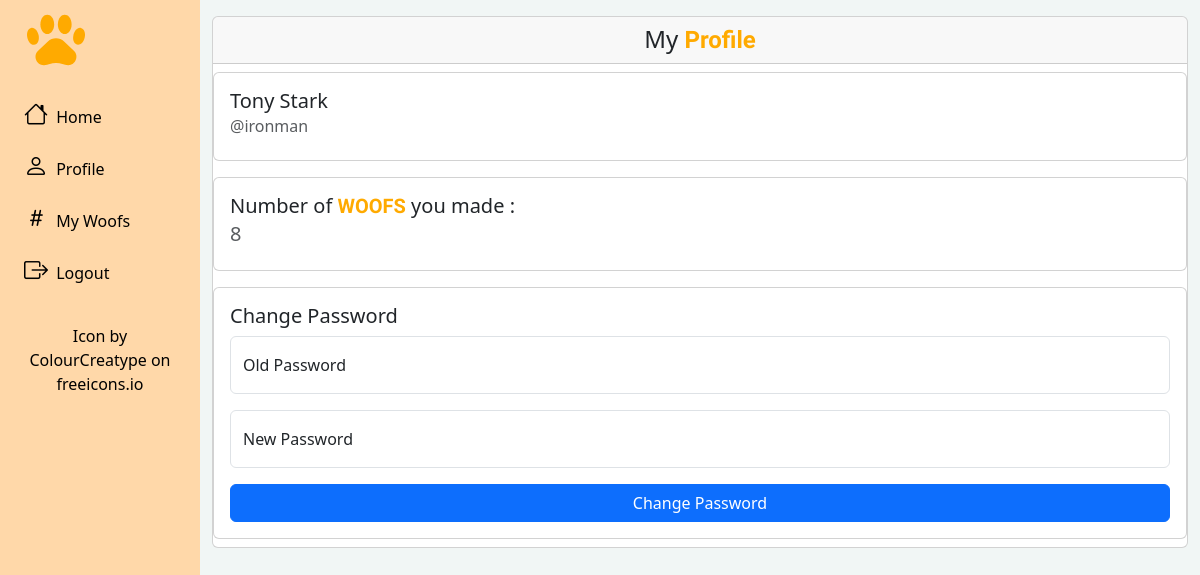
/profile (signed in), run on the app's committed database.
### tables this page shows
CREATE TABLE users (
id INTEGER PRIMARY KEY AUTOINCREMENT NOT NULL,
firstName TEXT NOT NULL,
lastName TEXT NOT NULL,
username TEXT NOT NULL,
hash TEXT NOT NULL
, followers INTEGER NOT NULL DEFAULT 0 CHECK(followers >=0), following INTEGER NOT NULL DEFAULT 0 CHECK(following >=0), email NVARCHAR(320) NOT NULL);

### app.py (the view, shortened to what this page needs)
@app.route("/profile", methods=["GET", "POST"])
@login_required
def profile():
    error = ""
    success = ""
    user = cur.execute("SELECT * FROM users WHERE id = ?", (session["user_id"],)).fetchone()
    woof_num = cur.execute("SELECT COUNT(*) FROM woofs WHERE user_id = ?", (session["user_id"],)).fetchone()['COUNT(*)']
    if request.method == "GET":
        return render_template("profile.html", user=user, woof_num=woof_num, error=error, success=success)

### app.py (called while the page is built)
@app.after_request
def after_request(response):
    response.headers["Cache-Control"] = "no-cache, no-store, must-revalidate"
    response.headers["Expires"] = 0
    response.headers["Pragma"] = "no-cache"
    return response

@app.before_request
def make_session_permanent():
    session.permanent = True

### helpers.py (called while the page is built)
def login_required(f):
    @wraps(f)
    def decorated_function(*args, **kwargs):
        if session.get("user_id") is None:
            return redirect("/login")
        return f(*args, **kwargs)
    return decorated_function

### templates/profile.html (shortened to what this page needs)
{% extends "home_layout.html" %}
{% block body %}
    <div class="card">
        <h4 class="card-header text-center">My <span class="woofer"><strong>Profile</strong></span> </h4>
    <div class="card my-2">
        <div class="card-body">
            <h5 class="card-title">{{user['firstName']}} {{user['lastName']}}</h5>
            <h6 class="card-subtitle mb-2 text-muted">@{{user['username']}}</h6>
        </div>
    </div>
    <div class="card my-2">
        <div class="card-body">
            <h5 class="card-title">Number of <span class="woofer"><strong>WOOFS</strong></span> you made : </h5>
            <h5 class="card-subtitle mb-2 text-muted">{{woof_num}}</h5>
        </div>
    </div>
    <div class="card my-2">
        <div class="card-body">
            <h5 class="card-title">Change Password</h5>
            <form action="/profile" method="post" class="needs-validation" id="change_password" autocomplete="off">
                  <div class="form-floating mb-3">
                    <input type="password" autocomplete="new-password" class="form-control" id="old_password" name="old_password" placeholder="Old Password">
                    <label for="old_password">Old Password</label>
                  </div>
                  <div class="form-floating mb-3">
                    <input type="password" autocomplete="new-password" class="form-control" id="new_password" name="new_password" placeholder="New Password">
                    <label for="new_password">New Password</label>
                  </div>
                  <div class="d-grid gap-2 mt-3">
                      <button class="btn btn-primary" type="submit">Change Password</button>
                  </div>
            </form>
        </div>
    </div>
    </div>
{% endblock %}

### static/home_styles.css (style rules this page uses)
body { background-color: #F1F6F5; }
.woofer { font-family: 'Chakra Petch', sans-serif; color: #ffaa00; }

### data on the page
users: firstName "Tony", lastName "Stark", username "ironman"

### other printed values
{{ woof_num }} "8"
